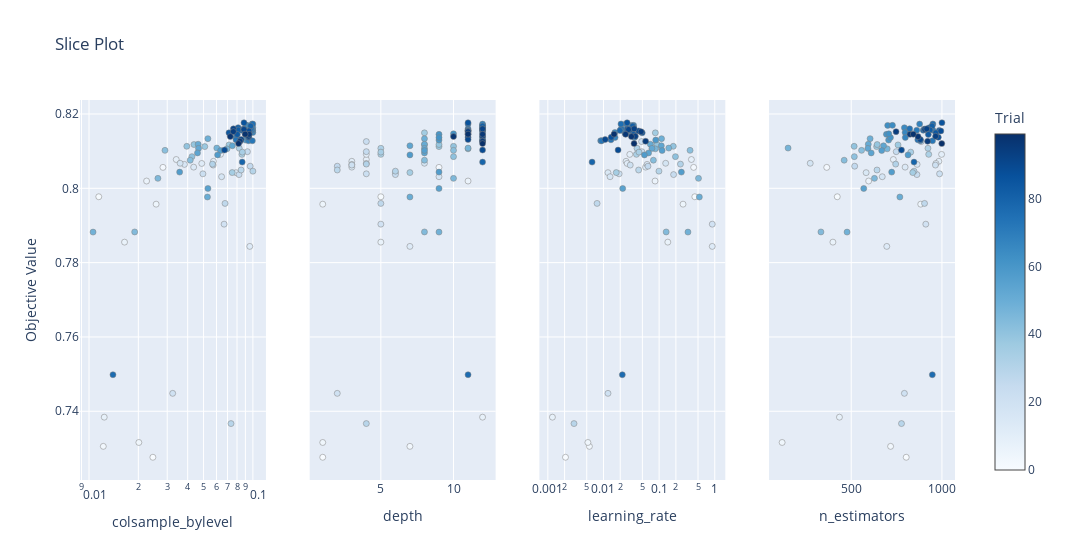

The code cell stored with this chart in its notebook:
### Code cell
optuna.visualization.plot_slice(study, params=["learning_rate", "n_estimators", "colsample_bylevel", "depth"])
